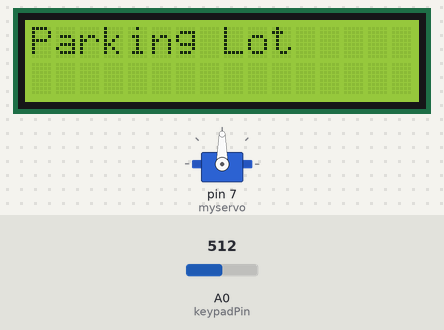
The sketch below on a simulated Arduino Uno, built with avr-gcc and run on an emulated ATmega328P. On the bench: 16×2 character LCD, servo. Inputs (shaded band) come from the test bench; at power-on: A0 (keypadPin) = 512. What the sketch prints to the serial monitor is not drawn.

Above: at 2.2 s.
2.3 s: A0 (keypadPin) set to 219
3.8 s: A0 (keypadPin) set to 185
At 4.9 s:
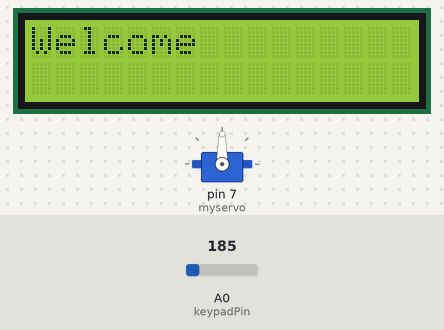
At 9.8 s:
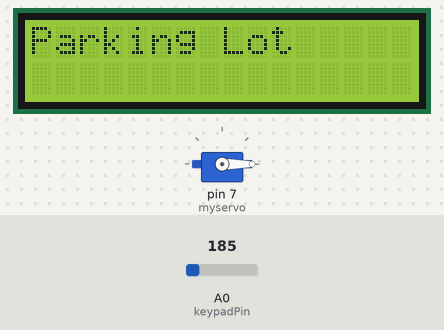
Timing chart, 0 to 11.3 s (numbered marks = the images above; inputs shaded):
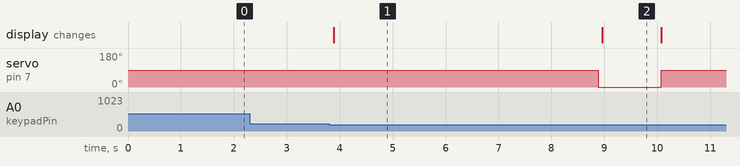

The sketch:

final.ino
```cpp
#include <Servo.h>
#include <Wire.h>
#include <LiquidCrystal_I2C.h>

LiquidCrystal_I2C lcd(0x27, 16, 2);

Servo myservo;
int pos = 0;

const byte NONE = 0;
const byte LEFT = 1;
const byte UP = 2;
const byte RIGHT = 3;
const byte DOWN = 4;
const byte SELECT = 5;

const byte keypadPin = A0;
byte key = 0;

void setup() {
Serial.begin(9600);
while (!Serial) { ; }
Serial.println(F("Start\n"));
initialDisplay();
pinMode(keypadPin, INPUT_PULLUP);// sets analog pin for input
pinMode(2, OUTPUT); //vcc => pin 2
myservo.attach(7); // servo => pin 7
}

void loop()
{
digitalWrite(2, HIGH);
key = getKey();
if (key==LEFT) {Serial.println("LEFT");}
if (key==RIGHT) {Serial.println("RIGHT");}
if (key==UP)
{
  Serial.println("UP");
  // เมื่อกดปุ่มขึ้น เซอร์โวจะยกไม้ขึ้น แสดงข้อความต้อนรับ แล้วรอ 5 วินาที จากนั้นจะเอาไม้กั้นลง
  lcd.clear();
  myservo.write(90);
  lcd.print("Welcome");
  delay(5000);
  myservo.write(-90);
  initialDisplay();
 }
if (key==DOWN) {Serial.println("DOWN");}
if (key==SELECT) {Serial.println("SELECT");}
delay(100);
}

byte getKey()
{
int val = 0;
byte button = 0;
val = analogRead(keypadPin);
button = NONE;
if (val <=20) { button = LEFT; }
else if ((val >=100) && (val <=200)){button = UP; }
else if ((val >=300) && (val <=400)){button = DOWN; }
else if ((val >=500) && (val <=600)){button = RIGHT; }
else if ((val >=700) && (val <=800)){button = SELECT; }
return button;
}

void initialDisplay()
{
lcd.init();
lcd.backlight(); //คำสั่งเปิดไฟแบล็คไลท์
lcd.print("Parking Lot");
 delay(1000); // คำสั่งหน่วงเวลา 1000 ms หรือ 1 วินาที
}
```

Measured:
- the behaviour switches between 201 and 200 on A0 (keypadPin) (found by bisection; images 0 and 1)
- after the input at 2.3 s, every drawn part: stays the same
- after the input at 3.8 s, servo on pin 7 (myservo): 90° → 0° after 5.1 s, → 90° 1.2 s later; the display: changes after 0.09 s (image 1)
- what the display in image 1 shows lasts 5.1 s, from 3.9 s to 9.0 s
- what the display in image 2 shows lasts 1.1 s, from 9.0 s to 10.1 s
